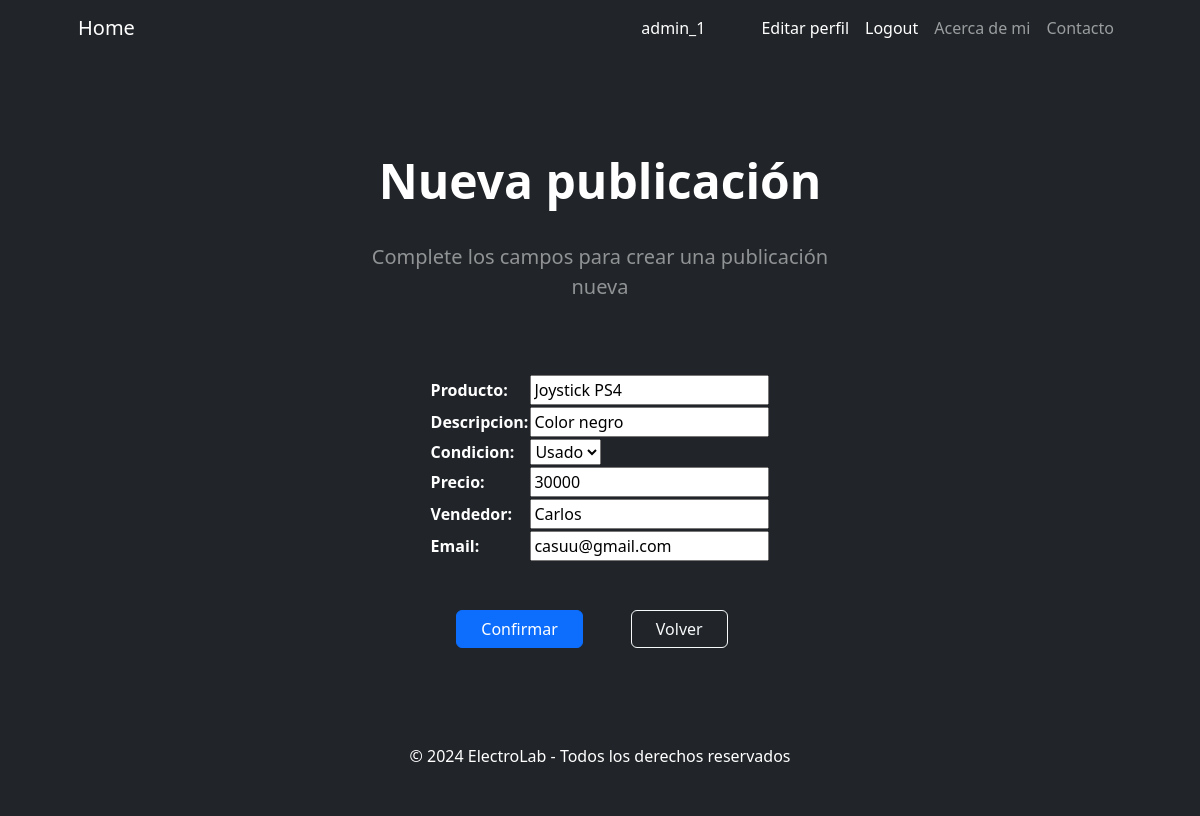
The app's page /AppSitio/editar_publicacion/5/ (signed in) with its own data.
### AppSitio/models.py (models this page shows, shortened)
class Publicacion(models.Model):
    producto = models.CharField(max_length=50)
    descripcion = models.CharField(max_length=50)
    condicion_opciones = [
        ('Nuevo', 'Nuevo'),
        ('Usado', 'Usado'),
    ]
    condicion = models.CharField(max_length=50, choices=condicion_opciones)
    precio = models.IntegerField()
    vendedor = models.CharField(max_length=50)
    email = models.EmailField()
    class Meta:
        verbose_name = "Publicación"
        verbose_name_plural = "Publicaciones"

### AppSitio/views.py (the view)
# urls.py: path('editar_publicacion/<int:pk>/', PublicacionUpdate.as_view(), name = "editar_publicacion"),
class PublicacionUpdate(AdminRequiredMixin, UpdateView):
    model = Publicacion
    fields = ['producto', 'descripcion', 'condicion', 'precio', 'vendedor', 'email']
    success_url = reverse_lazy('publicacion')

### AppSitio/views.py (called while the page is built)
def es_admin(user):                                                 # Funcion para definir si pertenece al grupo Admins
    return user.groups.filter(name='Admins').exists()

    def dispatch(self, request, *args, **kwargs):
        if not es_admin(request.user):
            return self.handle_no_permission()
        return super().dispatch(request, *args, **kwargs)

### AppSitio/templates/AppSitio/publicacion_form.html (shortened to what this page needs)
{% extends "AppSitio/home.html" %}
{% block principal %}
<h1 class="display-5 fw-bolder text-white mb-2">Nueva publicación</h1>
<br>
<p class="lead text-white-50 mb-4">Complete los campos para crear una publicación nueva</p>
{% endblock principal %}
{% block agregar %}
<div class="d-grid gap-3 d-sm-flex justify-content-sm-center">
    <form action="" method="post">
        <table class="text-white">
            {{ form.as_table }}
        </table>
        <br>
        <br>
        <div class="d-grid gap-3 d-sm-flex justify-content-sm-center">
            <input type="submit" class="btn btn-primary btn-md px-4 me-sm-3" value="Confirmar">
            <a class="btn btn-outline-light btn-md px-4 mx-3" href="{% url 'publicacion' %}">Volver</a>
        </div>
    </form>
</div>
{% endblock agregar %}

### AppSitio/templates/AppSitio/home.html (shortened to what this page needs)
<!DOCTYPE html>
<html lang="en">
    <head>
        {% load static %}
        <link href="https://cdn.jsdelivr.net/npm/bootstrap-icons@1.4.1/font/bootstrap-icons.css" rel="stylesheet" />
        <link href="{% static 'css/styles.css' %}" rel="stylesheet" />
        <link rel="stylesheet" href="https://cdnjs.cloudflare.com/ajax/libs/font-awesome/6.4.0/css/all.min.css">
    </head>
    <body>
        <nav class="navbar navbar-expand-lg navbar-dark bg-dark">
            <div class="container px-5">
                <a class="navbar-brand" href="{% url 'home' %}">Home</a>
                <div class="collapse navbar-collapse" id="navbarSupportedContent">
                    <ul class="navbar-nav ms-auto mb-2 mb-lg-0">
                        {% if user.is_authenticated %}
                            <a class="nav-link active" style="margin-right: 40px;">{{user.username}}</a>
                            <a class="nav-link active" aria-current="page" href="{% url 'editar_perfil' %}">Editar perfil</a>
                            <a class="nav-link active" aria-current="page" href="#" onclick="event.preventDefault(); document.getElementById('logout-form').submit();">Logout</a>
                        {% endif %}
                        <li class="nav-item"><a class="nav-link" href="{% url 'nosotros' %}">Acerca de mi</a></li>
                        <li class="nav-item"><a class="nav-link" href="{% url 'contacto' %}">Contacto</a></li>
                    </ul>
                </div>
            </div>
        </nav>
        <header class="bg-dark py-5">
            <div class="container px-5">
                <div class="row gx-5 justify-content-center">
                    <div class="col-lg-6">
                        <div class="text-center my-5">
                            {% block principal %}{% endblock principal %}
                        </div>
                    </div>
                </div>
                {% block agregar %}
                {% endblock agregar %}
            </div>
        </header>
        <footer class="py-5 bg-dark">
            <div class="container px-5"><p class="m-0 text-center text-white">&copy; 2024 ElectroLab - Todos los derechos reservados</p></div>
        </footer>
    </body>
</html>

### records on screen
Publicacion: producto "Joystick PS4", descripcion "Color negro", condicion "Usado", precio "30000", vendedor "Carlos", email "casuu@gmail.com"

### other values on screen
{{ user.username }} "admin_1"
